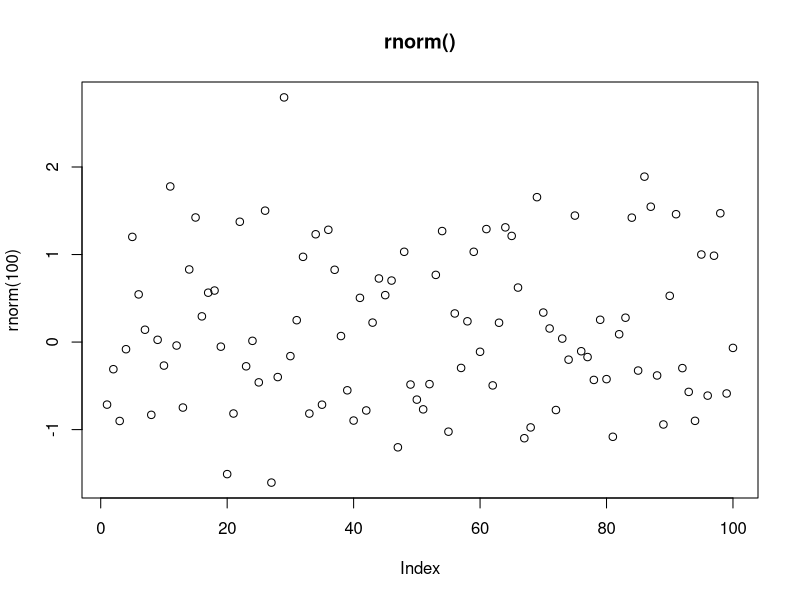
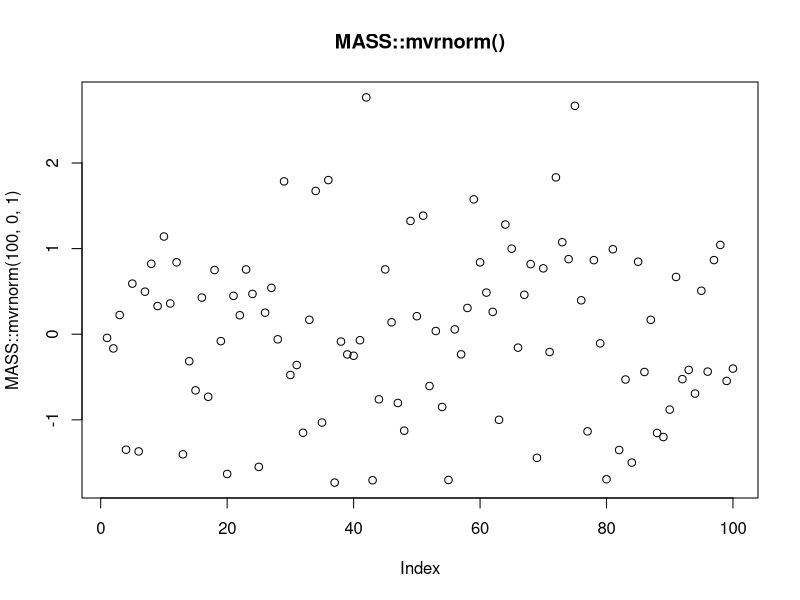

Write R code to recreate these figures, in order.
## ---- chunk 1

rescale01 <- function(x) {
  rng <- range(x, na.rm = TRUE)
  (x - rng[1]) / (rng[2] - rng[1])
}

rescale01_FALSE <- function(x) {
  rng <- range(x, na.rm = FALSE)
  (x - rng[1]) / (rng[2] - rng[1])
}

test <- c(1,2,3,NA,4,5)

rescale01(test)
rescale01_FALSE(test)
## ---- chunk 2
x <- c(1:10,Inf, c(1:3), Inf, c(1:5), -Inf)
rescale01_mapInf <- function(x) {
rng <- range(x, na.rm = TRUE, finite = TRUE) 
x <- (x - rng[1]) / (rng[2] - rng[1])
x[which(x==Inf)] <- 1
x[which(x==-Inf)] <- 0
return (x)
}
rescale01_mapInf(x)
## ---- chunk 3
x = c(1:5, NA, 1:2, NA, 1:3)
mean(is.na(x))
# rewrite the snippet into a function
proportion_na <- function (x) {
  sum(is.na(x))/length(x)
}
# see if the function output matches the snippet
proportion_na(x)
## ---- chunk 4
x / sum(x, na.rm = TRUE)

divide_by_sum <- function (x) {
  x / sum(x, na.rm = TRUE)
}
divide_by_sum(x)
## ---- chunk 5
sd(x, na.rm = TRUE) / mean(x, na.rm = TRUE)

sd_div_mean <- function (x) {
  sd(x, na.rm = TRUE) / mean(x, na.rm = TRUE)
}
sd_div_mean(x)
## ---- chunk 6
sample_vector <- c(1:10)

variance <- function (x) {
  n <- length(x)
    m <- mean(x)
    (1/(n - 1)) * sum((x - m)^2)
}

skew <- function (x) {
    n <- length(x)
    v <- var(x)
    m <- mean(x)
    third.moment <- (1/(n - 2)) * sum((x - m)^3)
    third.moment/(var(x)^(3/2))
}
# might have to cross-reference this function with other sources to make sure it's correct.

variance(sample_vector)
var(sample_vector)
skew(sample_vector)

## ---- chunk 7
vector1 = c(1, 2, NA, 5, 6)
vector2 = c(NA, 6, NA, 4, 5)

both_na <- function (v1, v2) {
  na1 <- is.na(v1)
  na2 <- is.na(v2)
  intersect(which(na1==TRUE),which(na2==TRUE))
}

vector1
vector2
both_na(vector1,vector2)
## ---- chunk 8
is_directory <- function(x) file.info(x)$isdir
is_readable <- function(x) file.access(x, 4) == 0
## ---- chunk 9
# I commented out the pseudocode so the R markdown file can compile.

# foo_foo %>%
#   hop(through = forest) %>%
#   scoop(up = field_mice) %>%
#   bop(on = head) %>%
#   down(came = good_fairy) %>%
#   scoop(up = field_mice) %>%
#   bop (on = head) %>%
#   give (chances = three) %>%
#   turn (into = goonie)
#   # repeat 3 times, with the # of chances decreasing each time
#   
# play_through (foo_foo, chances) {
#   hop(through = forest) %>%
#   scoop(up = field_mice) %>%
#   bop(on = head) %>%
#   down(came = good_fairy) %>%
#   scoop(up = field_mice) %>%
#   bop (on = head) %>%
#   give (chances = three) %>%
#   turn (into = goonie)
# }
#  
# chances <- 3
# while (chances > 0) {
#   play_through (foo_foo, chances)
#   chances <- chances - 1
# }
#  
## ---- chunk 10
f1 <- function(string, prefix) {
  substr(string, 1, nchar(prefix)) == prefix
}

f1("hello", "he")
f1("hello", "ell")
## ---- chunk 11
f2 <- function(x) {
  if (length(x) <= 1) return(NULL)
  x[-length(x)]
}
x = c(1:10)
x
f2(x)
## ---- chunk 12
f3 <- function(x, y) {
  rep(y, length.out = length(x))
}
x = c(1:10)
x
f3(x, 5)
## ---- chunk 13
library(tidyverse)

preg <- tribble(
  ~pregnant, ~male, ~female,
  "yes",     NA,    10,
  "no",      20,    12
)

# without using functions, convert the pregnant and female columns to booleans (TRUE or FALSE values).
gather(preg, sex, count, male, female) %>%
  mutate(pregnant = pregnant == "yes",
         female = sex == "female") %>%
  select(-sex)
## ---- chunk 14
# write function to convert a vector of strings to TRUE or FALSE, depending on whether the values match a specified string:
string_to_boolean <- function (x, string) {
  x == string
}

# use the function to do the job
gather(preg, sex, count, male, female) %>%
  mutate(pregnant = string_to_boolean(pregnant,"yes"),
         female = string_to_boolean(sex,"female")) %>%
  select(-sex)
## ---- chunk 15

plot(rnorm(100), main = "rnorm()")
plot(MASS::mvrnorm(100,0,1), main = "MASS::mvrnorm()")

## ---- chunk 16
library(lubridate)

greet <- function ( datetime = lubridate::now() ) {
  print(datetime)
  time <- hour(datetime)
  
  if (time < 12) {
    print("good morning")
  } else if (time >= 12 && time < 18) {
    print("good afternoon")
  } else
    print("good evening")
}

greet()
greet(ymd_hms("2016-07-08 08:34:56"))
greet(ymd_hms("2016-07-08 20:34:56"))
greet(ymd_hms("2016-07-08 15:34:56"))
## ---- chunk 17
fizzbuzz <- function ( input ) {
  if (input %% 3 == 0 && input %% 5 == 0) {
    print("fizzbuzz")
  } else if ( input %% 5 == 0 ) {
    print ("buzz")
  } else if ( input %% 3 == 0 ) {
    print ("fizz")
  } else
    print (input)
}

fizzbuzz(15)
fizzbuzz(10)
fizzbuzz(9)
fizzbuzz(4)

## ---- chunk 18
# if (temp <= 0) {
#   "freezing"
# } else if (temp <= 10) {
#   "cold"
# } else if (temp <= 20) {
#   "cool"
# } else if (temp <= 30) {
#   "warm"
# } else {
#   "hot"
# }

temp_range <- c(-5:40)
# without labels
cut(temp_range, breaks = c(-100, 0, 10, 20, 30, 100), right = TRUE)
table(cut(temp_range, breaks = c(-100, 0, 10, 20, 30, 100), right = TRUE))
# with labels
cut(temp_range, breaks = c(-100, 0, 10, 20, 30, 100), labels = c("freezing", "cold", "cool", "warm", "hot"), right = TRUE)
table(cut(temp_range, breaks = c(-100, 0, 10, 20, 30, 100), labels = c("freezing", "cold", "cool", "warm", "hot"), right = TRUE))
## ---- chunk 19

test_switch <- function ( x ) {
  switch(x, 
         "first choice after EXPR",
         2,
         "third",
         "4th choice after EXPR"
         )
}
test_switch(1)
test_switch(2)
test_switch(3)
test_switch(4)
typeof(test_switch(5))
## ---- chunk 20
test_switch <- function (x) {
  switch(x, 
    a = ,
    b = "ab",
    c = ,
    d = "cd"
  )
}

test_switch("a")
test_switch("b")
test_switch("c")
test_switch("d")
test_switch("e")
typeof(test_switch("e"))
## ---- chunk 21
commas <- function(...) stringr::str_c(..., collapse = ", ")
commas(letters[1:10])
# this produces an error:
# commas(letters[1:10], collapse = "-")

# to produce the intended output, modify the commas function.

hyphens <- function(...) stringr::str_c(..., collapse = "-")
hyphens(letters[1:10])

## ---- chunk 22
insert_between <- function(..., insert = ", ") stringr::str_c(..., collapse = insert)
insert_between (letters[1:10])
insert_between (letters[1:10], insert = "-")
## ---- chunk 23
# The original rule function, showing what happens if multiple characters were supplied:
rule <- function(..., pad = "-") {
  title <- paste0(...)
  width <- getOption("width") - nchar(title) - 5
  cat(title, " ", stringr::str_dup(pad, width), "\n", sep = "")
}

rule("Important output")
rule("Title", pad = "-+")
## ---- chunk 24
# An improved version that scales the padding based on the character length:
scaled_rule <- function(..., pad = "-") {
  title <- paste0(...)
  pad_length <- nchar(pad)
  print(str_c("Number of characters in pad: ", pad_length))
  width <- (getOption("width") - nchar(title) - 5)/pad_length
  print(str_c("Number of times pad was duplicated: ", width))
  cat(title, " ", stringr::str_dup(pad, width), "\n", sep = "")
}
scaled_rule("Important output")
scaled_rule("Title", pad = "-+")

## ---- chunk 25
x = c(1,1,1:10,1,1)
mean(x)
mean(x, trim = 0.2)
## ---- chunk 26
x = c(1:20)
y = c(1,1,1,1:15, 5, 6)
cor(x,y)
cor(x,y, method = "kendall")
cor(x,y, method = "spearman")
## ---- chunk 27
is.finite(0)
is.finite(NA)
!is.infinite(NA)
## ---- chunk 28
# function (x, y, tol = .Machine$double.eps^0.5) 
# {
#     abs(x - y) < tol
# }
# <bytecode: 0x10a60a198>
# <environment: namespace:dplyr>
## ---- chunk 29
library(readr)
parse_logical(c("TRUE", "FALSE"))
parse_integer(c("100", "200"))
parse_double(c("100.3", "200"))
## ---- chunk 30
x <- c(NA, 1, 2, NA, 5:10, NA, NA, NA)
is.na(x)
mean(is.na(x))

is.finite(x)
!is.finite(x)
sum(is.finite(x))
sum(!is.finite(x))

## ---- chunk 31
out <- ""
for (x in letters) {
  out <- stringr::str_c(out, x)
}

x <- sample(100)
sd <- 0
for (i in seq_along(x)) {
  sd <- sd + (x[i] - mean(x)) ^ 2
}
sd <- sqrt(sd / (length(x) - 1))

x <- runif(100)
out <- vector("numeric", length(x))
out[1] <- x[1]
for (i in 2:length(x)) {
  out[i] <- out[i - 1] + x[i]
}
## ---- chunk 32
output <- vector("integer", 0)
for (i in seq_along(x)) {
  output <- c(output, lengths(x[[i]]))
}
output
## ---- chunk 33

# show_mean(iris)
#> Sepal.Length: 5.84
#> Sepal.Width:  3.06
#> Petal.Length: 3.76
#> Petal.Width:  1.20
## ---- chunk 34
trans <- list( 
  disp = function(x) x * 0.0163871,
  am = function(x) {
    factor(x, labels = c("auto", "manual"))
  }
)
for (var in names(trans)) {
  mtcars[[var]] <- trans[[var]](mtcars[[var]])
}
## ---- chunk 35
col_sum3 <- function(df, f) {
  is_num <- sapply(df, is.numeric)
  df_num <- df[, is_num]

  sapply(df_num, f)
}
## ---- chunk 36
df <- tibble(
  x = 1:3, 
  y = 3:1,
  z = c("a", "b", "c")
)
# OK
col_sum3(df, mean)
# Has problems: don't always return numeric vector
# col_sum3(df[1:2], mean)
# col_sum3(df[1], mean)
# col_sum3(df[0], mean)
